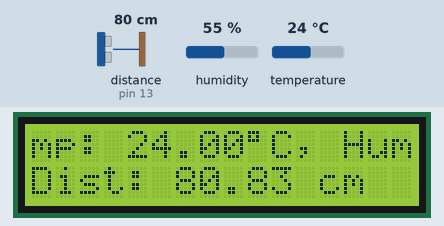
This sketch was run on a simulated Arduino Uno, built with avr-gcc and run on an emulated ATmega328P. Shown: 16×2 character LCD. The inputs (shaded band) are chosen by the test bench; at power-on: temperature 24 °C, distance to the obstacle (sensor on pin 13) 80 cm, humidity 55 %. The echo pulse lasts 58.3 µs per cm; what the sketch prints to the serial monitor is not drawn.

Above: at 1.2 s.
1.3 s: temperature set to 1 °C
9.6 s: distance to the obstacle (sensor on pin 13) set to 4 cm
At 11.52 s:
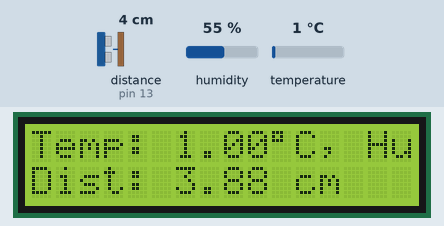
17.9 s: distance to the obstacle (sensor on pin 13) set to 2 cm
At 22.22 s:
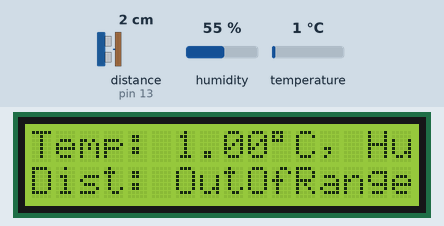
26.2 s: temperature set to 12 °C
At 32.92 s:
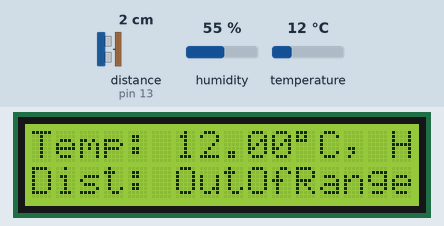
34.5 s: humidity set to 22 %
At 46.06 s:
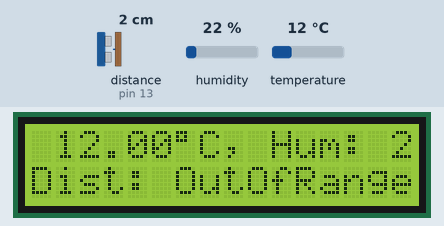
47.3 s: distance to the obstacle (sensor on pin 13) set to 9 cm
At 55.14 s:
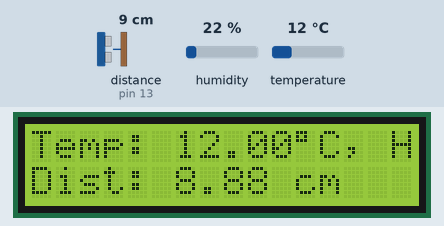

Measured:
- the behaviour switches between 3 and 2 cm on distance to the obstacle (sensor on pin 13) (found by bisection; images 1 and 2)
- after the input at 17.9 s, the display: first differs from a run without the input after 4.1 s (image 2)
- after the input at 26.2 s, the display: first differs from a run without the input after 6.5 s (image 3)
- after the input at 47.3 s, the display: first differs from a run without the input after 7.6 s (image 5)
- what the display in image 1 shows lasts 0.4 s, from 11.3 s to 11.7 s

The sketch:

dht11andUltrasonicAndLcdLab03_copy.ino
```cpp
/*
  Ultrasonic Sensor with DHT11 Integration

  Program Goal:
  - Use the DHT.h library to read temperature and humidity from a DHT11 sensor.
  - Use the Ultrasonic sensor and NewPing.g to measure distance based on the speed of sound, considering temperature and humidity readings.
  - Using LiquidCrystal libraries display temperature, humidity and distance on 16x2 lcd.
  - Display temperature and humidity on a single that scrolls. While distance displayed stagnantly on a seperate line.

  Main Theme:
  This program combines data from a DHT11 sensor, which measures temperature and humidity, with an Ultrasonic sensor to improve the accuracy of distance measurements.
  These measurements are read using the dht.h library.
  The Ultrasonic sensor's speed of sound calculation takes into account temperature and humidity.
  The duration which these calculations are based on are read using the dht.h library.
  This is important because Ultrasonic sensor's accuracy depends on the speed of sound, which is influenced by temperature and humidity.
  Considering these factors in the speed of sound calculation the accuracy of the sensor is improved. These calculations are odne with float variable to improve accuracy.
  The duration which these calculations are based on are read using the NewPing.g library.
  Once these values are obtained they are tehen displayed on a lcd using the Liquid Crystal library.
  The scrolling portion of the lcd is achieved via string manipulation.

 Text Scrolling:
 In this program, string manipulation is used to create a scrolling effect for displaying temperature and humidity on one lien while distance remains stagnant.
 This is done by creating a variable named 'scrollText' then using it to hold the temperature and humidity information, like "temp" nad temp values.
 Then using function called 'substring'  pick out the part of the text that I wnat to display on LCD screen.
 When the program runs, this selected piece of text is what is seen scrolling across lcd, creating a scrolling effect.
 The LCD screen has limited characters it can display, so by continually updating and displaying different portions of 'scrollText' in a loop, we achieve a scrolling effect.
 A void function is utilized to seperate the scrolling logic from rest of loop toimproving code readability.

  dht.h Commands and Functions Used:
  - DHT.read11(pin)
  - DHT.temperature
  - DHT.humidity

  Ultrasonic Sensor Commands and Functions Used:
  - sonar.ping_median(iterations): Measures distance using Ultrasonic sensor considering median for accuracy.

  LiquidCrystal Commands and Functions Used:
  - lcd.begin(cols, rows)
  - lcd.setCursor(col, row)
  - lcd.print(str)
  - lcd.clear()
  - lcd.write(char)

  - LCD Pin Configuration:
  - LCD RS pin to digital pin 12
  - LCD Enable pin to digital pin 11
  - LCD D4 pin to digital pin 5
  - LCD D5 pin to digital pin 4
  - LCD D6 pin to digital pin 3
  - LCD D7 pin to digital pin 2

*/

#include <dht.h> // Includes dht.h library which is used to program with dht11.
#include <LiquidCrystal.h> // Includes LiquidCrystal llibrary which is used to program with lcd.
#include <NewPing.h>  // Include NewPing library used to program with ultrasonic sensor.

dht DHT;  // Declaration of an object 'DHT' of  dht' class reading DHT11 sensor data.
#define DHT11_PIN 7  //define pin corresponding to signal pin on dht11.

const int rs = 12, en = 11, d4 = 5, d5 = 4, d6 = 3, d7 = 2;  // Define lcd pin configuration.
LiquidCrystal lcd(rs, en, d4, d5, d6, d7);  //Initializes LiquidCrystal object and tells what pins are being used on lcd.

#define TRIGGER_PIN  10  // Define which pin corresponds to trigger pin on ultrasonic sensor.
#define ECHO_PIN     13  // Define which pin corresponds to echo pin on ultrasonic sensor.
#define MAX_DISTANCE 400  // Define maximum distance for ultrasonic sensor.
NewPing sonar(TRIGGER_PIN, ECHO_PIN, MAX_DISTANCE);// Create an instance of the ultrasonic sensor.

// Create a custom character using binary to say which cells are illmuanted and which are not.
byte customChar[8] = {
  B11100,
  B10100,
  B11100,
  B00000,
  B00000,
  B00000,
  B00000,
  B00000
};

void setup() {
  Serial.begin(9600);  // Start serial communication at 9600 baud
  lcd.begin(16, 2);   // Definess how many rows and collumns there are on lcd being used.
  // The first line and colunm are line and colunm 0.
  lcd.createChar(0, customChar);  // Initializes first custom character.
}

void loop() {
  DHT.read11(DHT11_PIN);  // Read data from the DHT sensor.

  float hum = DHT.humidity;  // Get humidity value from the sensor.
  float temp = DHT.temperature;  // Get temperature value from the sensor.

  float duration = sonar.ping_median(5); // Measure distance using ultrasonic sensor with median filtering.

  float soundsp = 331.4 + (0.606 * temp) + (0.0124 * hum);  // Calculate speed of sound based on temperature and humidity.
  float soundcm = soundsp / 10000;  // Convert speed of sound to centimeters per microsecond.

  float distance = (duration / 2) * soundcm;  //Divide duration by two beacuse the duration is time there and back. Time of one way is = distance. multiply by soundcm to convert from ms to cm.

  displayTempHumDistance(temp, hum, distance);// Calling void function cretaed to display TempHumDistance values on lcd.

  Serial.print("Temp: "); // Prints exactly what's in "" to Serial Monitor.
  Serial.print(temp); // Prints temp value to Serial Monitor.
  Serial.print("C, Hum: ");  // Print label for humidity
  Serial.print(hum);  // Print the humidity value
  Serial.print("%, Distance: ");  /// Prints exactly what's in "" to Serial Monitor.
  Serial.println(distance);  // Prints distance value to Serial Monitor on a a new line of the serial monitor every time it loops.

  lcd.setCursor(8, 0);  // Set the cursor to column 8, line 0.
  lcd.write(8);  // Prints custom character in this case degree symbol on lcd starting from most last location cursor was set.
}

void displayTempHumDistance(float temp, float hum, float distance) { // defining Function to display Humidity Temperature and disatnce on lcd.
  // Text to be scrolled
  String scrollText = "Temp: " + String(temp) + (char)8 + "C, Hum: " + String(hum) + "%";  // Create a string with temperature and humidity information.


  int delayTime = 400;  // Set the delay between scrolling steps in milliseconds for readibility.

  // Scroll the text.
  for (int i = 0; i <= scrollText.length(); i++) {
    lcd.clear();  // Clear the LCD display.

    // Display the scrolling text on the first line.
    lcd.setCursor(0, 0);  // Set the cursor to column 0, line 0.
   lcd.print(scrollText.substring(i, i + 16)); // Displays a window of 16-characters of scrollText value, shifting that window evey loop creating a scrolling effect on the LCD.

    // Display stationary text distance on the second line.
    lcd.setCursor(0, 1);   // Set the cursor to column 0, line 1.
    lcd.print("Dist: ");  // Prints exactly whats in "" on lcd starting from last place cursor was set.

    if (distance >= 400 || distance <= 2) { //if the following parameters follow commands below..
      lcd.print("OutOfRange");  // Display "OutOfRange" on the LCD if the measured distance is either too far or too close
    } else { // if the parameters above where not met follow commands bellow.
      lcd.print(distance);  // Prints the measured distance on the LCD.
      lcd.print(" cm");  // Prints unit "cm" last place cursor was set in this case after the measured distance.
    }

    delay(delayTime);// Delay for readbility.
  }
}
```
